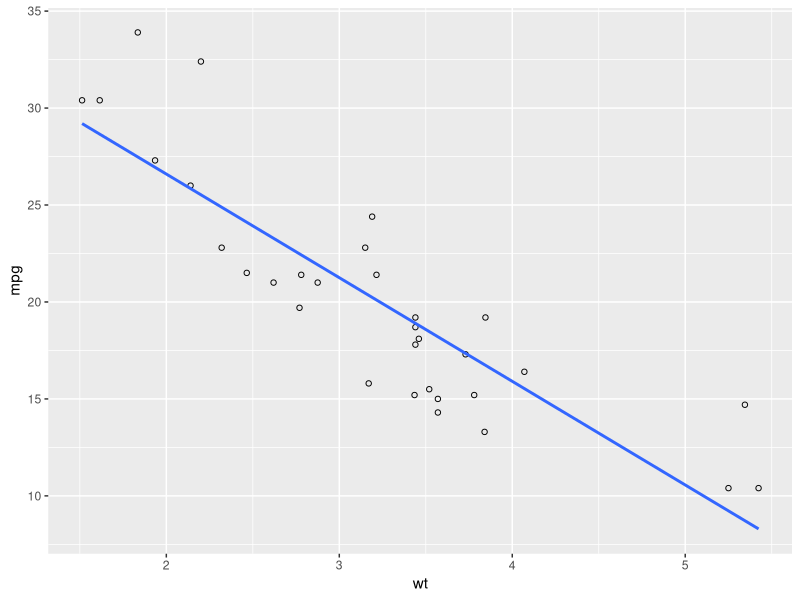
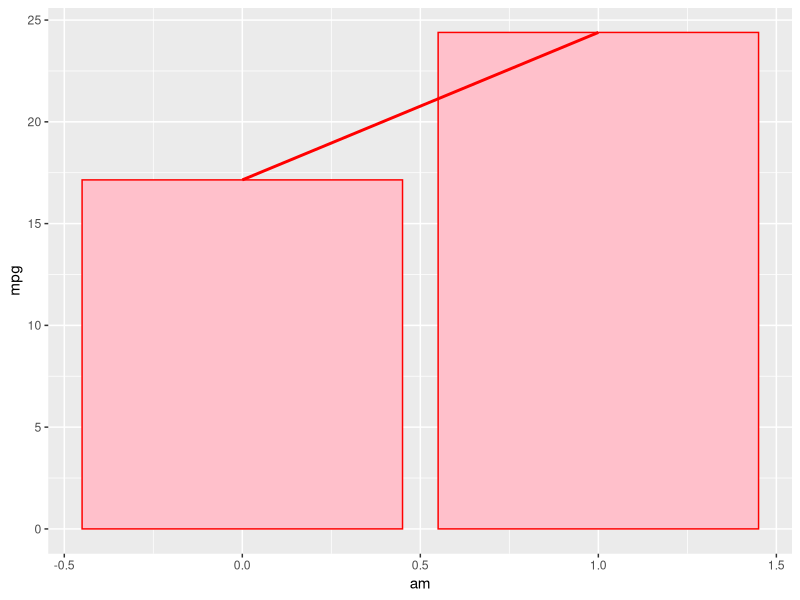
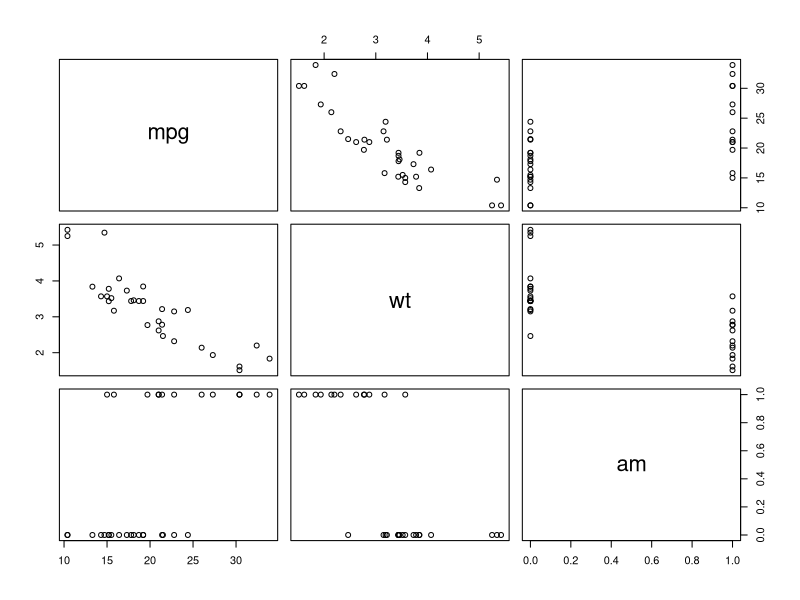

The R script that drew these images, in order:
# Regressions

##########################################################################
# Linear Regression (DV is Quantitative)

library (ggplot2)
library (MASS)   # for the pairs function

# Load mtcars data and look at the documentation
data(mtcars)
help(mtcars)

# I am interested in what characteristics of a car are associated with lower gas mileage.


# Bivariate case: IV=weight (quantitative)
car.wt.lm <- lm(mpg ~ wt, data=mtcars)
summary(car.wt.lm)

# Illustrate the regression graphically:
ggplot (mtcars, aes(x = wt, y = mpg)) + 
  geom_point (shape = 1) +
  geom_smooth (method = lm, se = FALSE)     # remove ", se = FALSE" to show 95% confidence region

# look back at earlier examples to see what else you can do with this graph


# Another bivariate case: IV=transmission type (categorical)
car.trans.lm <- lm(mpg ~ am, data=mtcars)
summary(car.trans.lm)

# instead of +/- 1 SD, now plot confidence intervals (if mult = 1.96) or standard error bars (if mult = 1)
# in a normal distribution, 95% of the values within 1.96 standard errors of the population mean
# mention type of error bar in your graph or axes titles

ggplot (mtcars, aes(x = am, y = mpg)) + 
  stat_summary(fun.y="mean", geom="bar", color = "red", fill = "pink") +
  stat_summary(fun.data = mean_cl_normal, aes(width = 0.2), geom="errorbar", mult = 1.96, color = "red") +   # uses Hmisc
  geom_smooth (method = lm, aes (group = 1), se = FALSE, color = "red")        

# use EITHER confidence interval band for regression line OR standard error bars (NOT both)
# usually do NOT see regression lines on bar graphs ...


# Multivariate case: Can include multiple IV's, and they can be
#  quantitative, categorical, or a mixture of each



pairs (mtcars[,c("mpg", "wt", "am")])     
# plot scatterplot matrices for all variables of interest first


car.mult.lm <- lm(mpg ~ wt + am, data=mtcars)
summary(car.mult.lm)


car.mult.lm2 <- lm(mpg ~ wt + am + hp, data=mtcars)
summary(car.mult.lm2)

# compare the two models
anova(car.mult.lm, car.mult.lm2, test = "Chisq")
AIC(car.mult.lm)   
AIC(car.mult.lm2)       # the model with the smaller AIC (here, car.mult.lm2) 
                        #  is the 'better' model
# This tells us that it was good to have added hp to our model.  


#Was it good to have added am?  (am was non-significant, 
# but it also shows that same overall information using model comparison)
anova(car.wt.lm, car.mult.lm, test = "Chisq")
# No - this is not significant so the two models are not different from one 
# another, so choose the one with the smaller number of predictors



# Results of interest: Coefficient estimate, standard error, p-value, adjusted R^2
